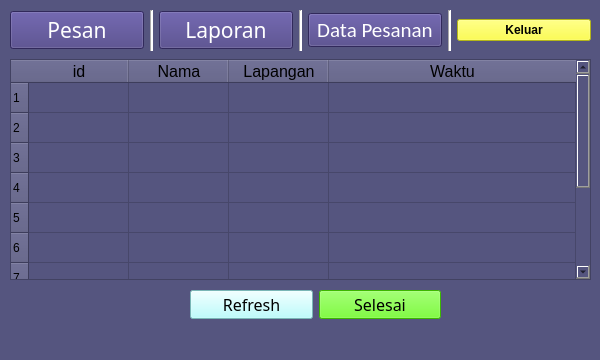
<?xml version="1.0" encoding="UTF-8"?>
<ui version="4.0">
 <class>home</class>
 <widget class="QMainWindow" name="home">
  <property name="geometry">
   <rect>
    <x>0</x>
    <y>0</y>
    <width>600</width>
    <height>360</height>
   </rect>
  </property>
  <property name="windowTitle">
   <string>MainWindow</string>
  </property>
  <property name="styleSheet">
   <string notr="true">background-color: #55557f;</string>
  </property>
  <widget class="QWidget" name="centralwidget">
   <widget class="QWidget" name="horizontalLayoutWidget">
    <property name="geometry">
     <rect>
      <x>10</x>
      <y>10</y>
      <width>581</width>
      <height>41</height>
     </rect>
    </property>
    <layout class="QHBoxLayout" name="horizontalLayout_2">
     <item>
      <widget class="QPushButton" name="btnPelaporan_2">
       <property name="font">
        <font>
         <family>Calibri Light</family>
         <pointsize>16</pointsize>
         <weight>50</weight>
         <bold>false</bold>
        </font>
       </property>
       <property name="styleSheet">
        <string notr="true">color:white;
background: #453a7f;</string>
       </property>
       <property name="text">
        <string>Pesan</string>
       </property>
       <property name="icon">
        <iconset>
         <normaloff>img/Mintb iOs/021-cursor.png</normaloff>img/Mintb iOs/021-cursor.png</iconset>
       </property>
      </widget>
     </item>
     <item>
      <widget class="Line" name="line">
       <property name="styleSheet">
        <string notr="true">background-color:white;</string>
       </property>
       <property name="orientation">
        <enum>Qt::Vertical</enum>
       </property>
      </widget>
     </item>
     <item>
      <widget class="QPushButton" name="btnPelaporan">
       <property name="font">
        <font>
         <family>Calibri Light</family>
         <pointsize>16</pointsize>
        </font>
       </property>
       <property name="styleSheet">
        <string notr="true">color:white;
background: #453a7f;</string>
       </property>
       <property name="text">
        <string>Laporan</string>
       </property>
       <property name="icon">
        <iconset>
         <normaloff>img/Mintb iOs/020-edit.png</normaloff>img/Mintb iOs/020-edit.png</iconset>
       </property>
      </widget>
     </item>
     <item>
      <widget class="Line" name="line_2">
       <property name="styleSheet">
        <string notr="true">background-color:white;</string>
       </property>
       <property name="orientation">
        <enum>Qt::Vertical</enum>
       </property>
      </widget>
     </item>
     <item>
      <widget class="QPushButton" name="btnDPemesanan">
       <property name="font">
        <font>
         <family>Calibri</family>
         <pointsize>16</pointsize>
        </font>
       </property>
       <property name="styleSheet">
        <string notr="true">color:white;
background: #453a7f;</string>
       </property>
       <property name="text">
        <string>Data Pesanan</string>
       </property>
       <property name="icon">
        <iconset>
         <normaloff>img/Mintb iOs/022-list.png</normaloff>img/Mintb iOs/022-list.png</iconset>
       </property>
      </widget>
     </item>
     <item>
      <widget class="Line" name="line_3">
       <property name="styleSheet">
        <string notr="true">background-color:white;</string>
       </property>
       <property name="orientation">
        <enum>Qt::Vertical</enum>
       </property>
      </widget>
     </item>
     <item>
      <widget class="QPushButton" name="logOut">
       <property name="font">
        <font>
         <family>Segoe UI</family>
         <weight>75</weight>
         <bold>true</bold>
        </font>
       </property>
       <property name="styleSheet">
        <string notr="true">background: #fcff21;</string>
       </property>
       <property name="text">
        <string>Keluar</string>
       </property>
      </widget>
     </item>
    </layout>
   </widget>
   <widget class="QWidget" name="verticalLayoutWidget">
    <property name="geometry">
     <rect>
      <x>10</x>
      <y>59</y>
      <width>581</width>
      <height>221</height>
     </rect>
    </property>
    <layout class="QVBoxLayout" name="verticalLayout_2">
     <item>
      <widget class="QTableWidget" name="tableWidget">
       <property name="font">
        <font>
         <pointsize>10</pointsize>
        </font>
       </property>
       <property name="rowCount">
        <number>10</number>
       </property>
       <property name="columnCount">
        <number>4</number>
       </property>
       <attribute name="horizontalHeaderStretchLastSection">
        <bool>true</bool>
       </attribute>
       <attribute name="verticalHeaderStretchLastSection">
        <bool>false</bool>
       </attribute>
       <row/>
       <row/>
       <row/>
       <row/>
       <row/>
       <row/>
       <row/>
       <row/>
       <row/>
       <row/>
       <column>
        <property name="text">
         <string>id</string>
        </property>
        <property name="font">
         <font>
          <family>Segoe UI</family>
          <pointsize>12</pointsize>
         </font>
        </property>
       </column>
       <column>
        <property name="text">
         <string>Nama</string>
        </property>
        <property name="font">
         <font>
          <family>Segoe UI</family>
          <pointsize>12</pointsize>
         </font>
        </property>
       </column>
       <column>
        <property name="text">
         <string>Lapangan</string>
        </property>
        <property name="font">
         <font>
          <family>Segoe UI</family>
          <pointsize>12</pointsize>
         </font>
        </property>
       </column>
       <column>
        <property name="text">
         <string>Waktu</string>
        </property>
        <property name="font">
         <font>
          <pointsize>12</pointsize>
         </font>
        </property>
       </column>
      </widget>
     </item>
    </layout>
   </widget>
   <widget class="QWidget" name="horizontalLayoutWidget_2">
    <property name="geometry">
     <rect>
      <x>190</x>
      <y>290</y>
      <width>251</width>
      <height>29</height>
     </rect>
    </property>
    <layout class="QHBoxLayout" name="horizontalLayout_3">
     <item>
      <widget class="QPushButton" name="btnRefresh">
       <property name="font">
        <font>
         <family>Calibri Light</family>
         <pointsize>12</pointsize>
         <weight>50</weight>
         <bold>false</bold>
        </font>
       </property>
       <property name="styleSheet">
        <string notr="true">background: #aaffff;</string>
       </property>
       <property name="text">
        <string>Refresh</string>
       </property>
       <property name="icon">
        <iconset>
         <normaloff>img/Mintb iOs/014-refresh.png</normaloff>img/Mintb iOs/014-refresh.png</iconset>
       </property>
      </widget>
     </item>
     <item>
      <widget class="QPushButton" name="btnSelesai">
       <property name="font">
        <font>
         <family>Calibri Light</family>
         <pointsize>12</pointsize>
        </font>
       </property>
       <property name="styleSheet">
        <string notr="true">background: #55ff00;</string>
       </property>
       <property name="text">
        <string>Selesai</string>
       </property>
       <property name="icon">
        <iconset>
         <normaloff>img/Mintb iOs/036-check.png</normaloff>img/Mintb iOs/036-check.png</iconset>
       </property>
      </widget>
     </item>
    </layout>
   </widget>
  </widget>
  <widget class="QStatusBar" name="statusbar"/>
 </widget>
 <resources/>
 <connections/>
</ui>
